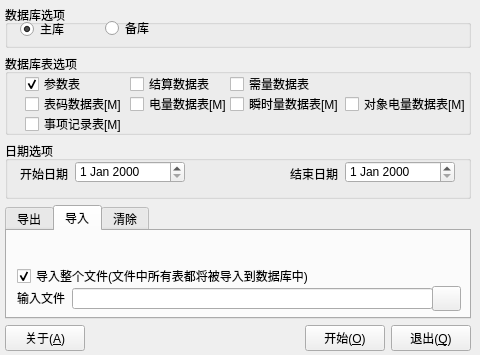
<ui version="4.0" >
 <class>dl_Dialog</class>
 <widget class="QDialog" name="dl_Dialog" >
  <property name="geometry" >
   <rect>
    <x>0</x>
    <y>0</y>
    <width>480</width>
    <height>355</height>
   </rect>
  </property>
  <property name="windowTitle" >
   <string>Dialog</string>
  </property>
  <widget class="QWidget" name="layoutWidget" >
   <property name="geometry" >
    <rect>
     <x>5</x>
     <y>5</y>
     <width>466</width>
     <height>346</height>
    </rect>
   </property>
   <layout class="QVBoxLayout" name="verticalLayout" >
    <item>
     <widget class="QGroupBox" name="groupBox" >
      <property name="minimumSize" >
       <size>
        <width>0</width>
        <height>43</height>
       </size>
      </property>
      <property name="maximumSize" >
       <size>
        <width>16777215</width>
        <height>43</height>
       </size>
      </property>
      <property name="title" >
       <string>数据库选项</string>
      </property>
      <widget class="QRadioButton" name="chkMD" >
       <property name="geometry" >
        <rect>
         <x>15</x>
         <y>15</y>
         <width>54</width>
         <height>18</height>
        </rect>
       </property>
       <property name="text" >
        <string>主库</string>
       </property>
       <property name="checked" >
        <bool>true</bool>
       </property>
      </widget>
      <widget class="QRadioButton" name="chkBD" >
       <property name="geometry" >
        <rect>
         <x>100</x>
         <y>15</y>
         <width>60</width>
         <height>16</height>
        </rect>
       </property>
       <property name="text" >
        <string>备库</string>
       </property>
      </widget>
     </widget>
    </item>
    <item>
     <widget class="QGroupBox" name="groupBox_3" >
      <property name="minimumSize" >
       <size>
        <width>0</width>
        <height>81</height>
       </size>
      </property>
      <property name="maximumSize" >
       <size>
        <width>16777215</width>
        <height>81</height>
       </size>
      </property>
      <property name="title" >
       <string>数据库表选项</string>
      </property>
      <widget class="QCheckBox" name="chkSSLT" >
       <property name="geometry" >
        <rect>
         <x>225</x>
         <y>40</y>
         <width>111</width>
         <height>20</height>
        </rect>
       </property>
       <property name="text" >
        <string>瞬时量数据表[M]</string>
       </property>
       <property name="checked" >
        <bool>false</bool>
       </property>
      </widget>
      <widget class="QCheckBox" name="chkDLT" >
       <property name="geometry" >
        <rect>
         <x>125</x>
         <y>40</y>
         <width>96</width>
         <height>20</height>
        </rect>
       </property>
       <property name="text" >
        <string>电量数据表[M]</string>
       </property>
       <property name="checked" >
        <bool>false</bool>
       </property>
      </widget>
      <widget class="QCheckBox" name="chkET" >
       <property name="geometry" >
        <rect>
         <x>20</x>
         <y>60</y>
         <width>101</width>
         <height>20</height>
        </rect>
       </property>
       <property name="text" >
        <string>事项记录表[M]</string>
       </property>
       <property name="checked" >
        <bool>false</bool>
       </property>
      </widget>
      <widget class="QCheckBox" name="chkBMT" >
       <property name="geometry" >
        <rect>
         <x>20</x>
         <y>40</y>
         <width>96</width>
         <height>20</height>
        </rect>
       </property>
       <property name="text" >
        <string>表码数据表[M]</string>
       </property>
       <property name="checked" >
        <bool>false</bool>
       </property>
      </widget>
      <widget class="QCheckBox" name="chk_PT" >
       <property name="geometry" >
        <rect>
         <x>20</x>
         <y>20</y>
         <width>66</width>
         <height>20</height>
        </rect>
       </property>
       <property name="text" >
        <string>参数表</string>
       </property>
       <property name="checked" >
        <bool>true</bool>
       </property>
      </widget>
      <widget class="QCheckBox" name="chkODLT" >
       <property name="geometry" >
        <rect>
         <x>340</x>
         <y>40</y>
         <width>121</width>
         <height>20</height>
        </rect>
       </property>
       <property name="text" >
        <string>对象电量数据表[M]</string>
       </property>
       <property name="checked" >
        <bool>false</bool>
       </property>
      </widget>
      <widget class="QCheckBox" name="chkJST" >
       <property name="geometry" >
        <rect>
         <x>125</x>
         <y>20</y>
         <width>106</width>
         <height>20</height>
        </rect>
       </property>
       <property name="text" >
        <string>结算数据表</string>
       </property>
       <property name="checked" >
        <bool>false</bool>
       </property>
      </widget>
      <widget class="QCheckBox" name="chkXL" >
       <property name="geometry" >
        <rect>
         <x>225</x>
         <y>20</y>
         <width>106</width>
         <height>20</height>
        </rect>
       </property>
       <property name="text" >
        <string>需量数据表</string>
       </property>
       <property name="checked" >
        <bool>false</bool>
       </property>
      </widget>
     </widget>
    </item>
    <item>
     <widget class="QGroupBox" name="groupBox_2" >
      <property name="minimumSize" >
       <size>
        <width>0</width>
        <height>58</height>
       </size>
      </property>
      <property name="maximumSize" >
       <size>
        <width>16777215</width>
        <height>58</height>
       </size>
      </property>
      <property name="title" >
       <string>日期选项</string>
      </property>
      <widget class="QLabel" name="textLabel3" >
       <property name="geometry" >
        <rect>
         <x>15</x>
         <y>25</y>
         <width>57</width>
         <height>16</height>
        </rect>
       </property>
       <property name="text" >
        <string>开始日期</string>
       </property>
       <property name="wordWrap" >
        <bool>false</bool>
       </property>
      </widget>
      <widget class="QDateEdit" name="dtST" >
       <property name="geometry" >
        <rect>
         <x>70</x>
         <y>20</y>
         <width>110</width>
         <height>22</height>
        </rect>
       </property>
      </widget>
      <widget class="QLabel" name="textLabel4" >
       <property name="geometry" >
        <rect>
         <x>285</x>
         <y>25</y>
         <width>56</width>
         <height>16</height>
        </rect>
       </property>
       <property name="text" >
        <string>结束日期</string>
       </property>
       <property name="wordWrap" >
        <bool>false</bool>
       </property>
      </widget>
      <widget class="QDateEdit" name="dtET" >
       <property name="geometry" >
        <rect>
         <x>340</x>
         <y>20</y>
         <width>110</width>
         <height>22</height>
        </rect>
       </property>
      </widget>
     </widget>
    </item>
    <item>
     <widget class="QTabWidget" name="tabWidget" >
      <property name="currentIndex" >
       <number>1</number>
      </property>
      <widget class="QWidget" name="tab1" >
       <attribute name="title" >
        <string>导出</string>
       </attribute>
       <widget class="QLineEdit" name="txtExpFile" >
        <property name="geometry" >
         <rect>
          <x>65</x>
          <y>57</y>
          <width>361</width>
          <height>21</height>
         </rect>
        </property>
        <property name="dragEnabled" >
         <bool>false</bool>
        </property>
        <property name="readOnly" >
         <bool>true</bool>
        </property>
       </widget>
       <widget class="QPushButton" name="btnExp" >
        <property name="geometry" >
         <rect>
          <x>425</x>
          <y>55</y>
          <width>29</width>
          <height>25</height>
         </rect>
        </property>
        <property name="text" >
         <string/>
        </property>
        <property name="icon" >
         <iconset resource="DbUtility.qrc" >
          <normaloff>:/images/images/OPEN.xpm</normaloff>:/images/images/OPEN.xpm</iconset>
        </property>
       </widget>
       <widget class="QLabel" name="textLabel1" >
        <property name="geometry" >
         <rect>
          <x>10</x>
          <y>60</y>
          <width>48</width>
          <height>13</height>
         </rect>
        </property>
        <property name="text" >
         <string>输出文件</string>
        </property>
        <property name="wordWrap" >
         <bool>false</bool>
        </property>
       </widget>
      </widget>
      <widget class="QWidget" name="tab2" >
       <property name="enabled" >
        <bool>true</bool>
       </property>
       <attribute name="title" >
        <string>导入</string>
       </attribute>
       <widget class="QLabel" name="textLabel1_2" >
        <property name="geometry" >
         <rect>
          <x>10</x>
          <y>60</y>
          <width>48</width>
          <height>13</height>
         </rect>
        </property>
        <property name="text" >
         <string>输入文件</string>
        </property>
        <property name="wordWrap" >
         <bool>false</bool>
        </property>
       </widget>
       <widget class="QPushButton" name="btnImp" >
        <property name="geometry" >
         <rect>
          <x>425</x>
          <y>55</y>
          <width>29</width>
          <height>25</height>
         </rect>
        </property>
        <property name="text" >
         <string/>
        </property>
        <property name="icon" >
         <iconset resource="DbUtility.qrc" >
          <normaloff>:/images/images/OPEN.xpm</normaloff>:/images/images/OPEN.xpm</iconset>
        </property>
       </widget>
       <widget class="QLineEdit" name="txtImpFile" >
        <property name="geometry" >
         <rect>
          <x>65</x>
          <y>57</y>
          <width>361</width>
          <height>21</height>
         </rect>
        </property>
        <property name="dragEnabled" >
         <bool>false</bool>
        </property>
        <property name="readOnly" >
         <bool>true</bool>
        </property>
       </widget>
       <widget class="QCheckBox" name="chkImpAll" >
        <property name="geometry" >
         <rect>
          <x>10</x>
          <y>35</y>
          <width>306</width>
          <height>20</height>
         </rect>
        </property>
        <property name="text" >
         <string>导入整个文件(文件中所有表都将被导入到数据库中)</string>
        </property>
        <property name="checked" >
         <bool>true</bool>
        </property>
       </widget>
      </widget>
      <widget class="QWidget" name="tab3" >
       <property name="enabled" >
        <bool>true</bool>
       </property>
       <attribute name="title" >
        <string>清除</string>
       </attribute>
       <widget class="QGroupBox" name="groupBox_4" >
        <property name="geometry" >
         <rect>
          <x>0</x>
          <y>5</y>
          <width>431</width>
          <height>76</height>
         </rect>
        </property>
        <property name="maximumSize" >
         <size>
          <width>16777215</width>
          <height>16777215</height>
         </size>
        </property>
        <property name="title" >
         <string>清除选项</string>
        </property>
       </widget>
      </widget>
     </widget>
    </item>
    <item>
     <layout class="QHBoxLayout" name="horizontalLayout" >
      <item>
       <widget class="QPushButton" name="buttonAbout" >
        <property name="text" >
         <string>关于(&amp;A)</string>
        </property>
       </widget>
      </item>
      <item>
       <spacer name="horizontalSpacer" >
        <property name="orientation" >
         <enum>Qt::Horizontal</enum>
        </property>
        <property name="sizeHint" stdset="0" >
         <size>
          <width>183</width>
          <height>20</height>
         </size>
        </property>
       </spacer>
      </item>
      <item>
       <widget class="QPushButton" name="buttonOk" >
        <property name="text" >
         <string>开始(&amp;O)</string>
        </property>
       </widget>
      </item>
      <item>
       <widget class="QPushButton" name="buttonCancel" >
        <property name="text" >
         <string>退出(&amp;Q)</string>
        </property>
       </widget>
      </item>
     </layout>
    </item>
   </layout>
  </widget>
 </widget>
 <tabstops>
  <tabstop>chkMD</tabstop>
  <tabstop>chkBD</tabstop>
  <tabstop>chk_PT</tabstop>
  <tabstop>chkJST</tabstop>
  <tabstop>chkXL</tabstop>
  <tabstop>chkBMT</tabstop>
  <tabstop>chkDLT</tabstop>
  <tabstop>chkSSLT</tabstop>
  <tabstop>chkODLT</tabstop>
  <tabstop>chkET</tabstop>
  <tabstop>dtST</tabstop>
  <tabstop>dtET</tabstop>
  <tabstop>tabWidget</tabstop>
  <tabstop>txtExpFile</tabstop>
  <tabstop>btnExp</tabstop>
  <tabstop>buttonOk</tabstop>
  <tabstop>buttonCancel</tabstop>
  <tabstop>chkImpAll</tabstop>
  <tabstop>buttonAbout</tabstop>
  <tabstop>btnImp</tabstop>
  <tabstop>txtImpFile</tabstop>
 </tabstops>
 <resources>
  <include location="DbUtility.qrc" />
 </resources>
 <connections>
  <connection>
   <sender>buttonOk</sender>
   <signal>clicked()</signal>
   <receiver>dl_Dialog</receiver>
   <slot>begin()</slot>
   <hints>
    <hint type="sourcelabel" >
     <x>302</x>
     <y>340</y>
    </hint>
    <hint type="destinationlabel" >
     <x>245</x>
     <y>340</y>
    </hint>
   </hints>
  </connection>
  <connection>
   <sender>buttonCancel</sender>
   <signal>clicked()</signal>
   <receiver>dl_Dialog</receiver>
   <slot>exit()</slot>
   <hints>
    <hint type="sourcelabel" >
     <x>391</x>
     <y>338</y>
    </hint>
    <hint type="destinationlabel" >
     <x>442</x>
     <y>330</y>
    </hint>
   </hints>
  </connection>
  <connection>
   <sender>tabWidget</sender>
   <signal>currentChanged(int)</signal>
   <receiver>dl_Dialog</receiver>
   <slot>tab_selChanged(int)</slot>
   <hints>
    <hint type="sourcelabel" >
     <x>127</x>
     <y>215</y>
    </hint>
    <hint type="destinationlabel" >
     <x>442</x>
     <y>212</y>
    </hint>
   </hints>
  </connection>
  <connection>
   <sender>btnExp</sender>
   <signal>clicked()</signal>
   <receiver>dl_Dialog</receiver>
   <slot>exportDb()</slot>
   <hints>
    <hint type="sourcelabel" >
     <x>410</x>
     <y>299</y>
    </hint>
    <hint type="destinationlabel" >
     <x>442</x>
     <y>298</y>
    </hint>
   </hints>
  </connection>
  <connection>
   <sender>btnImp</sender>
   <signal>clicked()</signal>
   <receiver>dl_Dialog</receiver>
   <slot>importDb()</slot>
   <hints>
    <hint type="sourcelabel" >
     <x>403</x>
     <y>306</y>
    </hint>
    <hint type="destinationlabel" >
     <x>442</x>
     <y>290</y>
    </hint>
   </hints>
  </connection>
  <connection>
   <sender>buttonAbout</sender>
   <signal>clicked()</signal>
   <receiver>dl_Dialog</receiver>
   <slot>about()</slot>
   <hints>
    <hint type="sourcelabel" >
     <x>47</x>
     <y>334</y>
    </hint>
    <hint type="destinationlabel" >
     <x>95</x>
     <y>338</y>
    </hint>
   </hints>
  </connection>
  <connection>
   <sender>chk_PT</sender>
   <signal>stateChanged(int)</signal>
   <receiver>dl_Dialog</receiver>
   <slot>userSelChanged()</slot>
   <hints>
    <hint type="sourcelabel" >
     <x>71</x>
     <y>88</y>
    </hint>
    <hint type="destinationlabel" >
     <x>468</x>
     <y>9</y>
    </hint>
   </hints>
  </connection>
  <connection>
   <sender>chkJST</sender>
   <signal>stateChanged(int)</signal>
   <receiver>dl_Dialog</receiver>
   <slot>userSelChanged()</slot>
   <hints>
    <hint type="sourcelabel" >
     <x>158</x>
     <y>83</y>
    </hint>
    <hint type="destinationlabel" >
     <x>470</x>
     <y>35</y>
    </hint>
   </hints>
  </connection>
  <connection>
   <sender>chkXL</sender>
   <signal>stateChanged(int)</signal>
   <receiver>dl_Dialog</receiver>
   <slot>userSelChanged()</slot>
   <hints>
    <hint type="sourcelabel" >
     <x>244</x>
     <y>87</y>
    </hint>
    <hint type="destinationlabel" >
     <x>470</x>
     <y>60</y>
    </hint>
   </hints>
  </connection>
  <connection>
   <sender>chkBMT</sender>
   <signal>stateChanged(int)</signal>
   <receiver>dl_Dialog</receiver>
   <slot>userSelChanged()</slot>
   <hints>
    <hint type="sourcelabel" >
     <x>53</x>
     <y>105</y>
    </hint>
    <hint type="destinationlabel" >
     <x>470</x>
     <y>86</y>
    </hint>
   </hints>
  </connection>
  <connection>
   <sender>chkDLT</sender>
   <signal>stateChanged(int)</signal>
   <receiver>dl_Dialog</receiver>
   <slot>userSelChanged()</slot>
   <hints>
    <hint type="sourcelabel" >
     <x>152</x>
     <y>105</y>
    </hint>
    <hint type="destinationlabel" >
     <x>472</x>
     <y>114</y>
    </hint>
   </hints>
  </connection>
  <connection>
   <sender>chkSSLT</sender>
   <signal>stateChanged(int)</signal>
   <receiver>dl_Dialog</receiver>
   <slot>userSelChanged()</slot>
   <hints>
    <hint type="sourcelabel" >
     <x>276</x>
     <y>104</y>
    </hint>
    <hint type="destinationlabel" >
     <x>470</x>
     <y>141</y>
    </hint>
   </hints>
  </connection>
  <connection>
   <sender>chkODLT</sender>
   <signal>stateChanged(int)</signal>
   <receiver>dl_Dialog</receiver>
   <slot>userSelChanged()</slot>
   <hints>
    <hint type="sourcelabel" >
     <x>331</x>
     <y>109</y>
    </hint>
    <hint type="destinationlabel" >
     <x>470</x>
     <y>168</y>
    </hint>
   </hints>
  </connection>
  <connection>
   <sender>chkET</sender>
   <signal>stateChanged(int)</signal>
   <receiver>dl_Dialog</receiver>
   <slot>userSelChanged()</slot>
   <hints>
    <hint type="sourcelabel" >
     <x>34</x>
     <y>122</y>
    </hint>
    <hint type="destinationlabel" >
     <x>470</x>
     <y>196</y>
    </hint>
   </hints>
  </connection>
  <connection>
   <sender>dtST</sender>
   <signal>dateChanged(QDate)</signal>
   <receiver>dl_Dialog</receiver>
   <slot>userSelChanged()</slot>
   <hints>
    <hint type="sourcelabel" >
     <x>121</x>
     <y>171</y>
    </hint>
    <hint type="destinationlabel" >
     <x>473</x>
     <y>226</y>
    </hint>
   </hints>
  </connection>
  <connection>
   <sender>dtET</sender>
   <signal>dateChanged(QDate)</signal>
   <receiver>dl_Dialog</receiver>
   <slot>userSelChanged()</slot>
   <hints>
    <hint type="sourcelabel" >
     <x>309</x>
     <y>169</y>
    </hint>
    <hint type="destinationlabel" >
     <x>473</x>
     <y>251</y>
    </hint>
   </hints>
  </connection>
 </connections>
 <designerdata>
  <property name="gridDeltaX" >
   <number>5</number>
  </property>
  <property name="gridDeltaY" >
   <number>5</number>
  </property>
  <property name="gridSnapX" >
   <bool>true</bool>
  </property>
  <property name="gridSnapY" >
   <bool>true</bool>
  </property>
  <property name="gridVisible" >
   <bool>true</bool>
  </property>
 </designerdata>
 <slots>
  <slot>about()</slot>
  <slot>exit()</slot>
  <slot>begin()</slot>
  <slot>exportDb()</slot>
  <slot>importDb()</slot>
  <slot>tab_selChanged(int)</slot>
  <slot>userSelChanged()</slot>
 </slots>
</ui>
